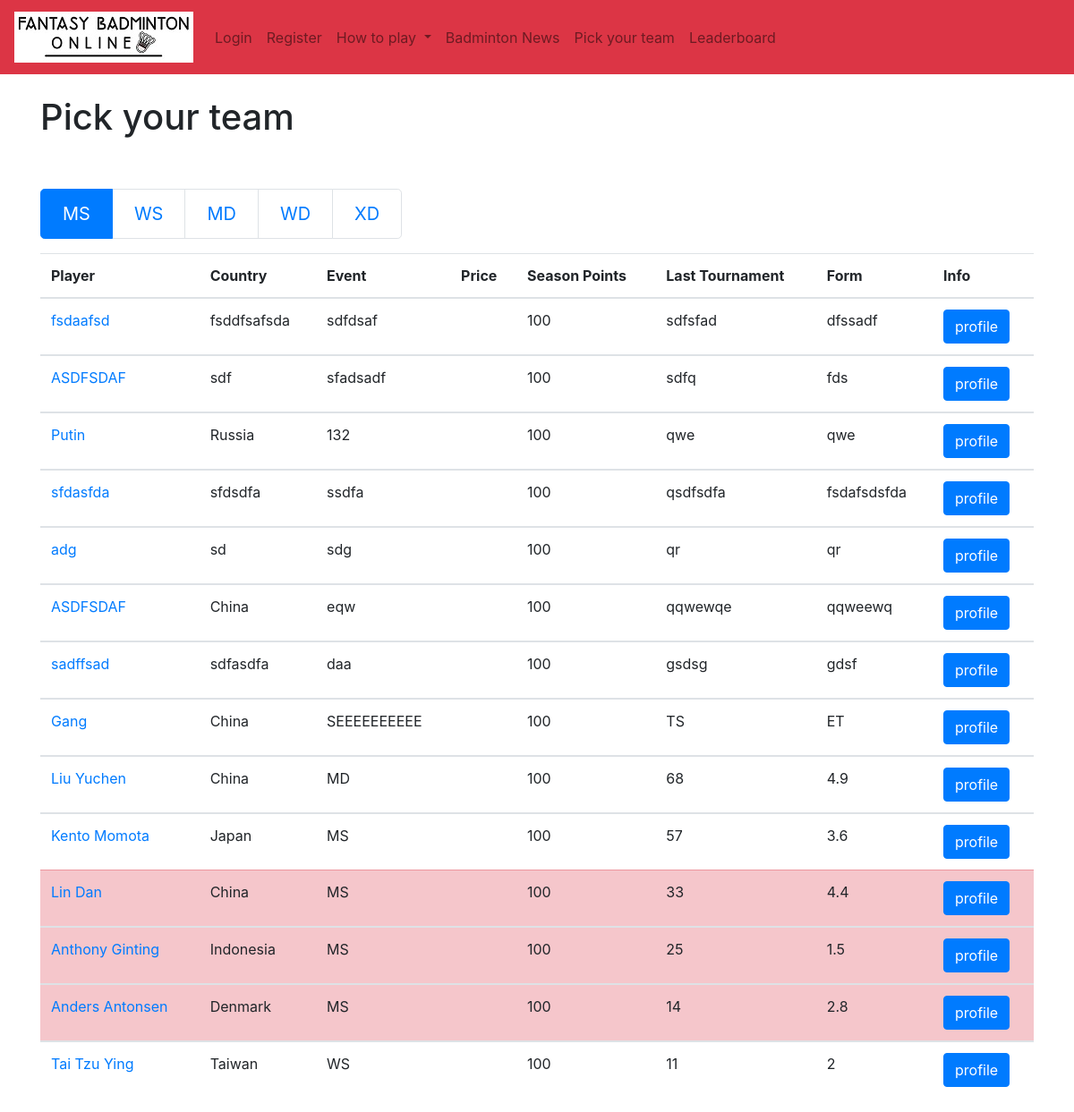
/transfers/players, run on the app's committed database.
### authenticate/models.py (models this page shows, shortened)
class Ranking(models.Model):
	rank = models.IntegerField(default=10)
	name = models.CharField(max_length=50)
	country = models.CharField(max_length=50)
	cost = models.FloatField(default=10) # price is a number, defaults to 10. You can set it up in the admin panel
	event = models.CharField(max_length=50)
	score = models.IntegerField(default=0)
	last = models.CharField(max_length=50)
	form = models.CharField(max_length=50)
	results = models.CharField(max_length=50)
	status = models.CharField(max_length=50)
	game8 = models.CharField(max_length=50)
	match8 = models.CharField(max_length=50)
	player = models.SlugField()
	picture = models.ImageField(default='default.png', blank=True)
	playing = models.BooleanField(default=True)
	current_tournament_score = models.IntegerField(default=10)
	last_tournament_score = models.IntegerField(default=10)

### authenticate/views.py (the view)
# urls.py: path('transfers/players', views.transfers, name='transfers'),
def transfers(request):
	all_ranking = Ranking.objects.filter().order_by('-last')
	return render(request, 'authenticate/transfers.html', {'all_ranking': all_ranking })

### authenticate/templates/authenticate/transfers.html (shortened to what this page needs)
{% extends 'authenticate/base.html' %}
{% load static %}
{% block content %}
<h1>Pick your team</h1><br/>
<nav aria-label="...">
  <ul class="pagination pagination-lg">
    <li class="page-item active" aria-current="page">
      <span class="page-link">
        MS
      </span>
    </li>
    <li class="page-item"><a class="page-link" href="#">WS</a></li>
    <li class="page-item"><a class="page-link" href="#">MD</a></li>
    <li class="page-item"><a class="page-link" href="#">WD</a></li>
    <li class="page-item"><a class="page-link" href="#">XD</a></li>
  </ul>
</nav>
  {% if all_ranking %}
  <table id=player_table class="table table-hover">
    <thead>
        <tr>
            <th scope="col">Player</th>
            <th scope="col">Country</th>
            <th scope="col">Event</th>
            <th scope="col">Price</th>
            <th scope="col">Season Points</th>
            <th scope="col">Last Tournament</th>
            <th scope="col">Form</th>
            <th scope="col">Info</th>
          </tr>
      </thead>
    {% for things in all_ranking %}
      {% if things.playing %}
      <tbody>
        <tr>
          <td><a href="{% url 'player_profile' player=things.player %}">{{ things.name }}</a></td>
          <td>{{ things.country }}</td>
          <td>{{ things.event }}</td>
          <td>{{ things.price }}</td>
          <td>{{ things.score }}</td>
          <td>{{ things.last }}</td>
          <td>{{ things.form }}</td>
          <td><button type="button" class="btn btn-primary" data-toggle="modal" data-target="#exampleModalLong">profile</button></td>
        </tr>
      {% else %}
        <tr class="table-danger">
          <td><a href="{% url 'player_profile' player=things.player %}">{{ things.name }}</a></td>
          <td>{{ things.country }}</td>
          <td>{{ things.event }}</td>
          <td>{{ things.price }}</td>
          <td>{{ things.score }}</td>
          <td>{{ things.last }}</td>
          <td>{{ things.form }}</td>
          <td><button type="button" class="btn btn-primary" data-toggle="modal" data-target="#exampleModalLong">profile</button></td>
        </tr>
      </tbody>
      {% endif %}
    {% endfor %}
  </table>
{% endif %}
{% endblock %}

### data on the page
Ranking: name "fsdaafsd", country "fsddfsafsda", event "sdfdsaf", score "100", last "sdfsfad", form "dfssadf"
Ranking: name "ASDFSDAF", country "sdf", event "sfadsadf", score "100", last "sdfq", form "fds"
Ranking: name "Putin", country "Russia", event "132", score "100", last "qwe", form "qwe"
Ranking: name "sfdasfda", country "sfdsdfa", event "ssdfa", score "100", last "qsdfsdfa", form "fsdafsdsfda"
Ranking: name "adg", country "sd", event "sdg", score "100", last "qr", form "qr"
Ranking: name "ASDFSDAF", country "China", event "eqw", score "100", last "qqwewqe", form "qqweewq"
Ranking: name "sadffsad", country "sdfasdfa", event "daa", score "100", last "gsdsg", form "gdsf"
Ranking: name "Gang", country "China", event "SEEEEEEEEEE", score "100", last "TS", form "ET"
Ranking: name "Liu Yuchen", country "China", event "MD", score "100", last "68", form "4.9"
Ranking: name "Kento Momota", country "Japan", event "MS", score "100", last "57", form "3.6"
Ranking: name "Lin Dan", country "China", event "MS", score "100", last "33", form "4.4"
Ranking: name "Anthony Ginting", country "Indonesia", event "MS", score "100", last "25", form "1.5"
Ranking: name "Anders Antonsen", country "Denmark", event "MS", score "100", last "14", form "2.8"
Ranking: name "Tai Tzu Ying", country "Taiwan", event "WS", score "100", last "11", form "2"
